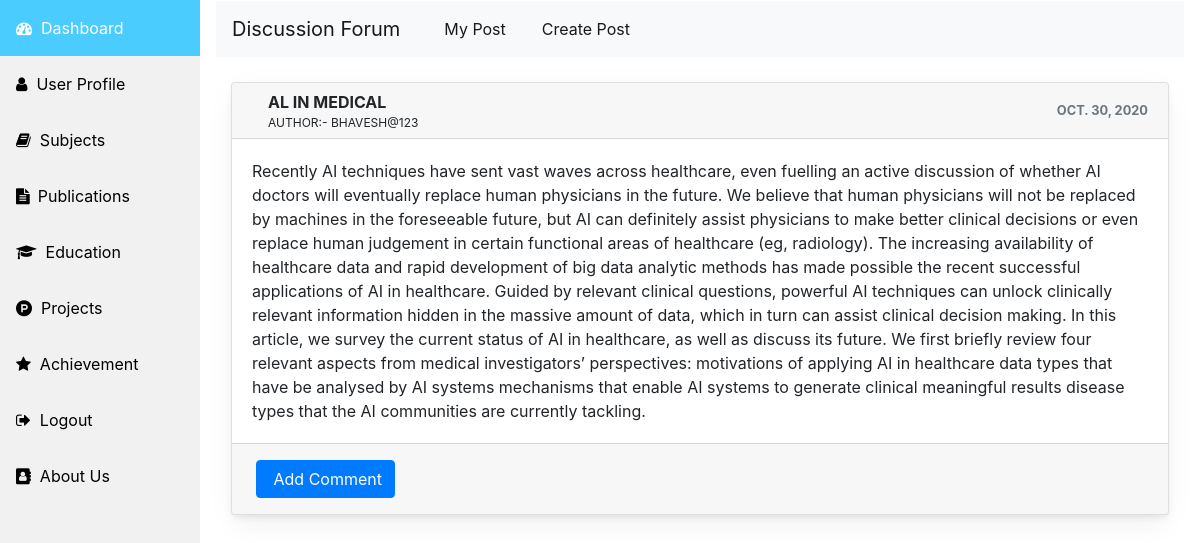
Screenshot of /mypost/ (signed in) with the database file from the repository.
### fam/models.py (models this page shows, shortened)
class Post(models.Model):
    post_id = models.AutoField(primary_key=True)
    author = models.ForeignKey(User, on_delete=models.CASCADE, related_name='post')
    title = models.CharField(max_length=100)
    body = models.TextField()
    created = models.DateField(default= datetime.now)

### fam/views.py (the view)
# urls.py: path('mypost/', views.mypost, name='mypost'),
def mypost(request):
    context ={}
    context['user'] = request.user
    context['faculty'] = faculty.objects.all()
    context['forum'] = Post.objects.filter(author=request.user)
    if request.user.is_authenticated:
        return render(request, 'fam/mypost.html',context)
    else:
        return render(request, 'fam/index.html')

### fam/templates/fam/mypost.html (shortened to what this page needs)
{% extends 'fam/base.html' %}
{% block content %}
<nav class="navbar navbar-expand-lg navbar-light bg-light">
      <a class="navbar-brand" href="/forum">Discussion Forum</a>
      <div class="collapse navbar-collapse" id="navbarSupportedContent">
        <ul class="navbar-nav mr-auto">
          <li class="nav-item active">
            <a style="margin-left: 20px;" class="nav-link" href="/mypost">My Post <span class="sr-only">(current)</span></a>
          </li>
          <li class="nav-item active">
            <a style="margin-left: 20px;" class="nav-link" href="/createpost">Create Post</a>
          </li>
        </ul>
      </div>
    </nav>
    {% for u in forum reversed %}
    <div class="container-fluid mt-100">
      <div class="row">
          <div class="col-md-12">
              <div class="card mb-4">
                  <div class="card-header">
                      <div class="media flex-wrap w-100 align-items-center">
                          <div class="media-body ml-3">
                              <div><strong>{{u.title}}</strong></div>
                              <div style="font-size: 12px;">Author:- {{u.author}}</div>
                          </div>
                          <div class="text-muted small ml-3">
                              <div><strong>{{u.created}}</strong></div>
                          </div>
                      </div>
                  </div>
                  <div class="card-body">
                      <pr>{{u.body}}</pr>
                  </div>
                  <div class="card-footer d-flex flex-wrap justify-content-between align-items-center px-0 pt-0 pb-3">
                    <form method="GET" action="/comment/">
                        <div class="px-4 pt-3"> <button type="submit" name="postid" value="{{u.post_id}}" class="btn btn-primary">&nbsp;Add Comment</button> </div>
                          </form>
                  </div>
              </div>
          </div>
      </div>
  </div>
  {% endfor %}
{% endblock %}

### fam/templates/fam/mypost.html (style rules this page uses)
body { margin: 0; font-family: -apple-system, BlinkMacSystemFont, "Segoe UI", Roboto, "Helvetica Neue", Arial, "Noto Sans", sans-serif, "Apple Color Emoji", "Segoe UI Emoji", "Segoe UI Symbol", "Noto Color Emoji"; font-size: .88rem; font-weight: 400; line-height: 1.5; color: #495057; text-align: left; background-color: #eef1f3 }
.mt-100 { margin-top: 25px }
.card { box-shadow: 0 0.46875rem 2.1875rem rgba(4, 9, 20, 0.03), 0 0.9375rem 1.40625rem rgba(4, 9, 20, 0.03), 0 0.25rem 0.53125rem rgba(4, 9, 20, 0.05), 0 0.125rem 0.1875rem rgba(4, 9, 20, 0.03); border-width: 0; transition: all .2s }
.card-header:first-child { border-radius: calc(.25rem - 1px) calc(.25rem - 1px) 0 0 }
.card-header { display: flex; align-items: center; border-bottom-width: 1px; padding-top: 0; padding-bottom: 0; padding-right: .625rem; height: 3.5rem; text-transform: uppercase; background-color: #fff; border-bottom: 1px solid rgba(26, 54, 126, 0.125) }
.btn-primary { color: #fff; background-color: #3f6ad8; border-color: #3f6ad8 }
.btn { font-size: 0.8rem; font-weight: 500; outline: none !important; position: relative; transition: color 0.15s, background-color 0.15s, border-color 0.15s, box-shadow 0.15s }
.card-body { flex: 1 1 auto; padding: 1.25rem }
a { color: #E91E63; text-decoration: none !important; background-color: transparent }

### rows the page displays
Post: title "AL IN MEDICAL", author "BHAVESH@123", created "OCT. 30, 2020", body "Recently AI techniques have sent vast waves across healthcare, even fuelling an active discussion of whether AI doctors will eventually replace human physicians in the future. We believe that human physicians will not be replaced by machines in the foreseeable future, but AI can definitely assist physicians to make better clinical decisions or even replace human judgement in certain functional areas of healthcare (eg, radiology). The increasing availability of healthcare data and rapid development of big data analytic methods has made possible the recent successful applications of AI in healthcare. Guided by relevant clinical questions, powerful AI techniques can unlock clinically relevant…", {{ u.post_id }} 1 (drawn)
